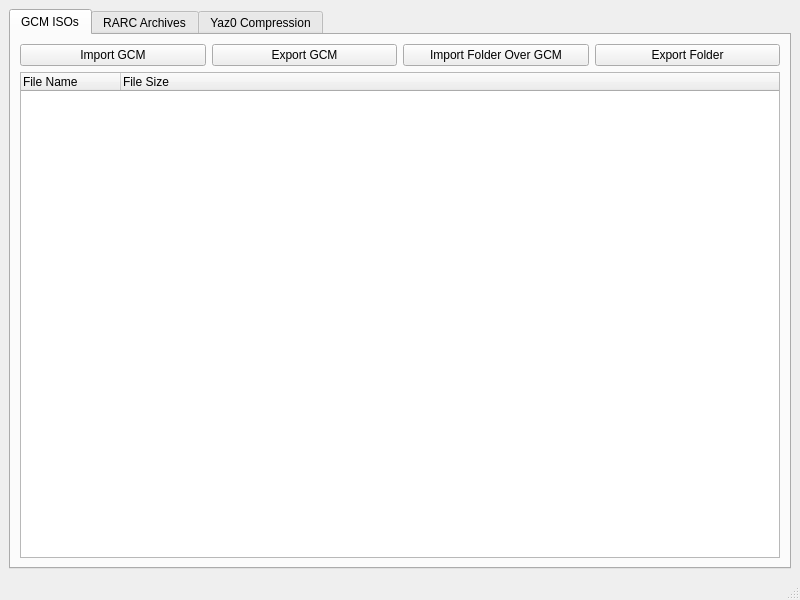
<?xml version="1.0" encoding="UTF-8"?>
<ui version="4.0">
 <class>MainWindow</class>
 <widget class="QMainWindow" name="MainWindow">
  <property name="geometry">
   <rect>
    <x>0</x>
    <y>0</y>
    <width>800</width>
    <height>600</height>
   </rect>
  </property>
  <property name="windowTitle">
   <string>GameCube File Tools</string>
  </property>
  <widget class="QWidget" name="centralwidget">
   <layout class="QVBoxLayout" name="verticalLayout">
    <item>
     <widget class="QTabWidget" name="tabWidget">
      <property name="currentIndex">
       <number>0</number>
      </property>
      <widget class="QWidget" name="tab_3">
       <attribute name="title">
        <string>GCM ISOs</string>
       </attribute>
       <layout class="QVBoxLayout" name="verticalLayout_4">
        <item>
         <layout class="QHBoxLayout" name="horizontalLayout_3">
          <item>
           <widget class="QPushButton" name="import_gcm">
            <property name="text">
             <string>Import GCM</string>
            </property>
           </widget>
          </item>
          <item>
           <widget class="QPushButton" name="export_gcm">
            <property name="text">
             <string>Export GCM</string>
            </property>
           </widget>
          </item>
          <item>
           <widget class="QPushButton" name="import_folder_over_gcm">
            <property name="text">
             <string>Import Folder Over GCM</string>
            </property>
           </widget>
          </item>
          <item>
           <widget class="QPushButton" name="export_gcm_folder">
            <property name="text">
             <string>Export Folder</string>
            </property>
           </widget>
          </item>
         </layout>
        </item>
        <item>
         <widget class="QTreeWidget" name="gcm_files_tree">
          <column>
           <property name="text">
            <string>File Name</string>
           </property>
          </column>
          <column>
           <property name="text">
            <string>File Size</string>
           </property>
          </column>
         </widget>
        </item>
       </layout>
      </widget>
      <widget class="QWidget" name="tab">
       <attribute name="title">
        <string>RARC Archives</string>
       </attribute>
       <layout class="QVBoxLayout" name="verticalLayout_2">
        <item>
         <layout class="QHBoxLayout" name="horizontalLayout">
          <item>
           <widget class="QPushButton" name="import_rarc">
            <property name="text">
             <string>Import RARC</string>
            </property>
           </widget>
          </item>
          <item>
           <widget class="QPushButton" name="export_rarc">
            <property name="text">
             <string>Export RARC</string>
            </property>
           </widget>
          </item>
          <item>
           <widget class="QPushButton" name="import_folder_over_rarc">
            <property name="text">
             <string>Import Folder Over RARC</string>
            </property>
           </widget>
          </item>
          <item>
           <widget class="QPushButton" name="export_rarc_folder">
            <property name="text">
             <string>Export Folder</string>
            </property>
           </widget>
          </item>
         </layout>
        </item>
        <item>
         <widget class="QTreeWidget" name="rarc_files_tree">
          <column>
           <property name="text">
            <string>File Name</string>
           </property>
          </column>
          <column>
           <property name="text">
            <string>File ID</string>
           </property>
          </column>
          <column>
           <property name="text">
            <string>File Size</string>
           </property>
          </column>
         </widget>
        </item>
       </layout>
      </widget>
      <widget class="QWidget" name="tab_2">
       <attribute name="title">
        <string>Yaz0 Compression</string>
       </attribute>
       <layout class="QVBoxLayout" name="verticalLayout_3">
        <item>
         <layout class="QHBoxLayout" name="horizontalLayout_2">
          <item>
           <widget class="QPushButton" name="decompress_yaz0">
            <property name="text">
             <string>Decompress File</string>
            </property>
           </widget>
          </item>
          <item>
           <widget class="QPushButton" name="compress_yaz0">
            <property name="text">
             <string>Compress File</string>
            </property>
           </widget>
          </item>
         </layout>
        </item>
        <item>
         <spacer name="verticalSpacer">
          <property name="orientation">
           <enum>Qt::Vertical</enum>
          </property>
          <property name="sizeHint" stdset="0">
           <size>
            <width>20</width>
            <height>40</height>
           </size>
          </property>
         </spacer>
        </item>
       </layout>
      </widget>
     </widget>
    </item>
   </layout>
  </widget>
  <widget class="QMenuBar" name="menubar">
   <property name="geometry">
    <rect>
     <x>0</x>
     <y>0</y>
     <width>800</width>
     <height>21</height>
    </rect>
   </property>
  </widget>
  <widget class="QStatusBar" name="statusbar"/>
  <action name="actionReplaceRARCFile">
   <property name="text">
    <string>Replace File</string>
   </property>
  </action>
  <action name="actionExtractRARCFile">
   <property name="text">
    <string>Extract File</string>
   </property>
  </action>
  <action name="actionReplaceGCMFile">
   <property name="text">
    <string>Replace File</string>
   </property>
  </action>
  <action name="actionExtractGCMFile">
   <property name="text">
    <string>Extract File</string>
   </property>
  </action>
  <action name="actionAddGCMFile">
   <property name="text">
    <string>Add File</string>
   </property>
  </action>
  <action name="actionAddRARCFile">
   <property name="text">
    <string>Add File</string>
   </property>
  </action>
  <action name="actionDeleteRARCFile">
   <property name="text">
    <string>Delete File</string>
   </property>
  </action>
  <action name="actionDeleteGCMFile">
   <property name="text">
    <string>Delete File</string>
   </property>
  </action>
 </widget>
 <resources/>
 <connections/>
</ui>
